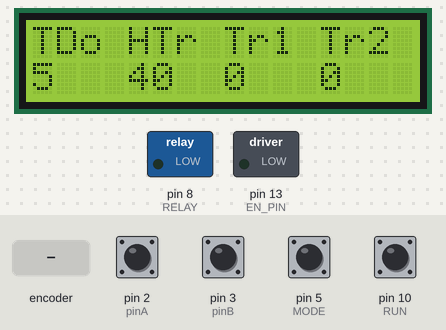
A sketch run on a simulated Arduino Uno, built with avr-gcc and run on an emulated ATmega328P. On the bench: 16×2 character LCD, switched loads named in the sketch (green lamp = pin HIGH). The inputs (shaded band) are chosen by the test bench; at power-on: pin 2 (pinA), pin 3 (pinB), pin 5 (MODE), pin 10 (RUN) HIGH. What the sketch prints to the serial monitor is not drawn.

Above: at 4.2 s.
4.3 s: pin 5 (MODE) pulled LOW for 0.15 s
At 4.9 s:
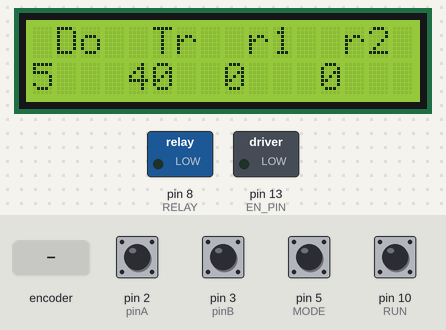
5.0 s: pin 5 (MODE) pulled LOW for 1 s
At 6.58 s:
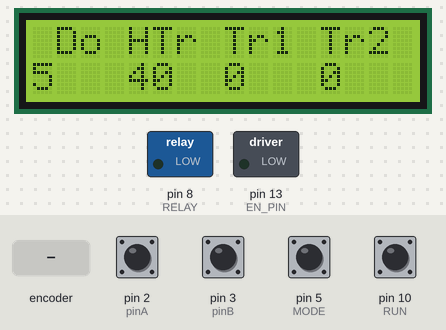
6.6 s: pin 5 (MODE) pulled LOW for 0.15 s
At 6.91 s:
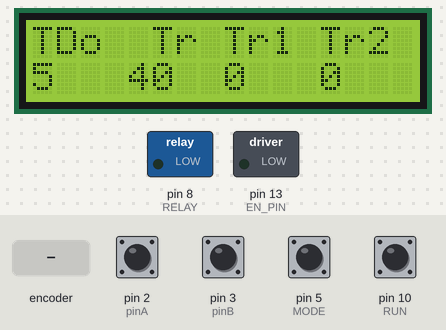
7.3 s: pin 5 (MODE) pulled LOW for 3.2 s
At 10.93 s:
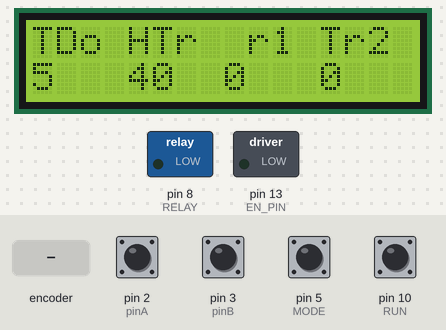
11.1 s: pin 5 (MODE) pulled LOW for 0.15 s
At 11.71 s:
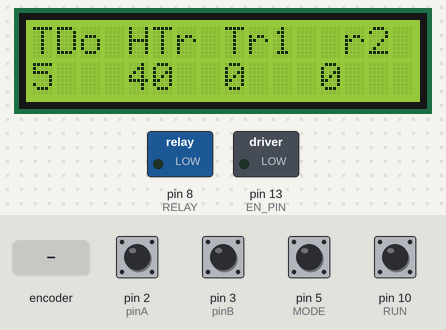
11.8 s: rotary encoder on pin 2 (pinA) / pin 3 (pinB) turned 1 step (first pin leading)
At 12.13 s:
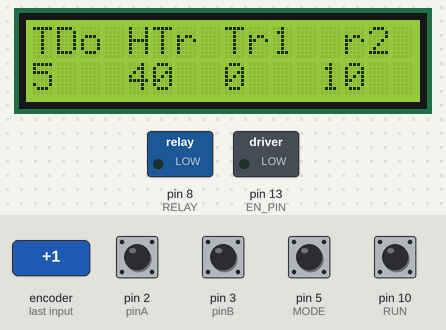
Timing chart, 0 to 14.5 s (numbered marks = the images above; inputs shaded):
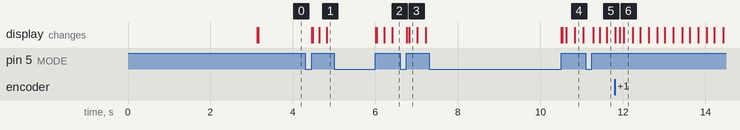

The sketch:

MayHanCell_20211010_12h22.ino
```cpp
#include <Wire.h>
#include <LiquidCrystal_I2C.h>
LiquidCrystal_I2C lcd(0x27, 16, 2); // or 0x3F

#define STATE_STARTUP 0
#define STATE_SPEED 1
#define STATE_SETX 2
#define STATE_MOVEX 3
#define STATE_LENGTH 4
#define STATE_DELAY 5
#define STATE_DELAY_INTERVAL 6
#define STATE_WAITSTART 7
#define STATE_MOVING 8
byte currentState = STATE_STARTUP;

// Define a stepper and the pins it will use
int PUL1_PIN = 11;
int DIR1_PIN = 12;
int EN_PIN = 13;
int RUN = 10; // button
int RELAY = 8;

//encoder
static int pinA = 2; // Our first hardware interrupt pin is digital pin 2
static int pinB = 3; // Our second hardware interrupt pin is digital pin 3
static int MODE = 5; //The select switch for our encoder.

volatile byte aFlag = 0; // let's us know when we're expecting a rising edge on pinA to signal that the encoder has arrived at a detent
volatile byte bFlag = 0; // let's us know when we're expecting a rising edge on pinB to signal that the encoder has arrived at a detent (opposite direction to when aFlag is set)
long encoderPos = 0; //this variable stores our current value of encoder position. Change to int or uin16_t instead of byte if you want to record a larger range than 0-255
long oldEncPos = 0; //stores the last encoder position value so we can compare to the current reading and see if it has changed (so we know when to print to the serial monitor)
volatile byte reading = 0; //somewhere to store the direct values we read from our interrupt pins before checking to see if we have moved a whole detent
//---------

float microStep = 4;
float angleStep = 1.8;
float disPerRound = 0.025; // round/mm, Exp: Vitme T8 --> 1/8=0.125
float stepsPerUnit = disPerRound * 360.0 * microStep / angleStep;

boolean DIR1 = LOW; // default direction
boolean _RELAY = LOW; // low level relay
float maxSpeeds = 400; // convert from mm/s to time delay
float positions = 0;
float target = 0;
boolean runDone = false;
//---------
float _speed = 5; // mm/s
float _posX = 0; // mm
float _length = 40; // mm
float _delay1 = 0; // s
float _delay2 = 0; // s

//----------
long t_wait = millis();

void setup() {
  // put your setup code here, to run once:
  Serial.begin(9600);
  pinMode(pinA, INPUT_PULLUP); // set pinA as an input, pulled HIGH to the logic voltage (5V or 3.3V for most cases)
  pinMode(pinB, INPUT_PULLUP); // set pinB as an input, pulled HIGH to the logic voltage (5V or 3.3V for most cases)
  pinMode(MODE, INPUT_PULLUP);
  attachInterrupt(0, PinA, RISING); // set an interrupt on PinA, looking for a rising edge signal and executing the "PinA" Interrupt Service Routine (below)
  attachInterrupt(1, PinB, RISING);
  pinMode(RUN , INPUT_PULLUP);
  //
  pinMode(EN_PIN, OUTPUT);
  digitalWrite(EN_PIN, LOW);
  //
  pinMode(RELAY, OUTPUT);
  digitalWrite(RELAY, _RELAY);
  //
  lcd.init();
  lcd.backlight();
  lcd.setCursor(0, 0); //frint from column 3, row 0
  lcd.print("** Hero Live **");
  lcd.setCursor(0, 1);
  lcd.print("Stepper Control");
  delay(3000);
  lcd.clear();
}

void loop() {
  updateState(currentState);
}

void updateState(byte aState) {
  // do state change
  switch (aState)
  {
    case STATE_STARTUP:
      Serial.println("STATE_STARTUP");
      digitalWrite(RELAY, _RELAY);
      setLCD();
      currentState = STATE_WAITSTART;
      Serial.println("STATE_WAITSTART");
      lcd.clear();
      break;
    case STATE_SETX:
      Serial.println("STATE_SETX");
      settingValue(currentState);
      setLCD();
      if (millis() - t_wait > 1000) {
        currentState = STATE_MOVEX;
        Serial.println("STATE_MOVEX");
      }
      target = _posX * stepsPerUnit;
      if (digitalRead(MODE) == 0) {
        currentState = STATE_SPEED;
        while (digitalRead(MODE) == 0);
        positions = 0;
        _posX = 0;
        lcd.clear();
      }
      break;
    case STATE_MOVEX:
      motorRun(PUL1_PIN, DIR1_PIN);
      if (positions == target) {
        currentState = STATE_SETX;
        t_wait = millis();
        //        lcd.clear();
      }
      break;
    case STATE_SPEED:
      Serial.println("STATE_SPEED");
      settingValue(currentState);
      maxSpeeds = round(1000000 / (_speed * stepsPerUnit));
      setLCD();
      if (digitalRead(MODE) == 0) {
        currentState = STATE_LENGTH;
        while (digitalRead(MODE) == 0);
        lcd.clear();
      }
      break;
    case STATE_LENGTH:
      Serial.println("STATE_LENGTH");
      settingValue(currentState);
      setLCD();
      if (digitalRead(MODE) == 0) {
        currentState = STATE_DELAY;
        while (digitalRead(MODE) == 0);
        lcd.clear();
      }
      break;
    case STATE_DELAY:
      Serial.println("STATE_DELAY");
      settingValue(currentState);
      setLCD();
      if (digitalRead(MODE) == 0) {
        currentState = STATE_DELAY_INTERVAL;
        while (digitalRead(MODE) == 0);
        lcd.clear();
        Serial.println("STATE_DELAY_INTERVAL");
      }
      break;
    case STATE_DELAY_INTERVAL:
      Serial.println("STATE_DELAY_INTERVAL");
      settingValue(currentState);
      setLCD();
      if (digitalRead(MODE) == 0) {
        currentState = STATE_WAITSTART;
        while (digitalRead(MODE) == 0);
        lcd.clear();
        Serial.println("STATE_WAITSTART");
      }
      break;
    case STATE_WAITSTART:
      settingValue(currentState);
      _posX = round(positions / stepsPerUnit);
      maxSpeeds = round(1000000 / (_speed * stepsPerUnit));
      setLCD();
      if (digitalRead(RUN) == 0) {
        currentState = STATE_MOVING;
        while (digitalRead(RUN) == 0);
        target = 0;
        runDone = false;
        Serial.println("STATE_MOVING");
      } else if (digitalRead(MODE) == 0) {
        currentState = STATE_SETX;
        while (digitalRead(MODE) == 0);
        lcd.clear();
        t_wait = millis();
      }
      break;
    case STATE_MOVING:
      motorRun(PUL1_PIN, DIR1_PIN);
      if (runDone == false) {
        if (positions == 0) {
          target = _length * stepsPerUnit;
          runDone = true;
          delay(200);
        }
      } else {
        if (positions == 0) {
          currentState = STATE_WAITSTART;
          runDone = false;
          Serial.println("STATE_WAITSTART");
        } else if (positions == _length * stepsPerUnit) {
          //Kich lan 1
          digitalWrite(RELAY, !_RELAY);
          delay(_delay1);
          digitalWrite(RELAY, _RELAY);
          //Khoang thoi gian kich giua 2 lan
          delay(_delay2);
          //Kich lan 2
          digitalWrite(RELAY, !_RELAY);
          delay(_delay1);
          digitalWrite(RELAY, _RELAY);
          target = 0;
        }
      }
      break;
  }
}

void setLCD() {
  char f1 = 'T';
  char f2 = 'H';
  char f3 = 'T';
  char f4 = 'T';
  if ((millis() * 5 / 1000) % 2 == 0) {
    switch (currentState)
    {
      case STATE_SPEED:
        f1 = ' ';
        break;
      case STATE_LENGTH:
        f2 = ' ';
        break;
      case STATE_DELAY:
        f3 = ' ';
        break;
      case STATE_DELAY_INTERVAL:
        f4 = ' ';
        break;
      case STATE_SETX:
        f1 = ' ';
        f2 = ' ';
        f3 = ' ';
        f4 = ' ';
        break;
    }
  }
  lcd.setCursor(0, 0);
  lcd.print(f1);
  lcd.print("Do");
  lcd.setCursor(4, 0);
  lcd.print(f2);
  lcd.print("Tr");
  lcd.setCursor(8, 0);
  lcd.print(f3);
  lcd.print("r1");
  lcd.setCursor(12, 0);
  lcd.print(f4);
  lcd.print("r2");

  lcd.setCursor(0, 1);
  lcd.print(_speed, 0);
  lcdSpace(4 - numDigit(_speed));
  lcd.setCursor(4, 1);
  lcd.print(_length, 0);
  lcdSpace(4 - numDigit(_length));
  lcd.setCursor(8, 1);
  lcd.print(_delay1, 0);
  //  lcdSpace(4 - numDigit(_delay1));
  lcd.setCursor(12, 1);
  lcd.print(_delay2, 0);
  lcd.print(" ");
}
//Menu


//-------Encoder reading-------------
void PinA() {
  cli(); //stop interrupts happening before we read pin values
  reading = PIND & 0xC; // read all eight pin values then strip away all but pinA and pinB's values
  if (reading == B00001100 && aFlag) { //check that we have both pins at detent (HIGH) and that we are expecting detent on this pin's rising edge

    encoderPos --; //decrement the encoder's position count
    bFlag = 0; //reset flags for the next turn
    aFlag = 0; //reset flags for the next turn
  }
  else if (reading == B00000100) bFlag = 1; //signal that we're expecting pinB to signal the transition to detent from free rotation
  sei(); //restart interrupts
}

void PinB() {
  cli(); //stop interrupts happening before we read pin values
  reading = PIND & 0xC; //read all eight pin values then strip away all but pinA and pinB's values
  if (reading == B00001100 && bFlag) { //check that we have both pins at detent (HIGH) and that we are expecting detent on this pin's rising edge
    encoderPos ++; //increment the encoder's position count
    bFlag = 0; //reset flags for the next turn
    aFlag = 0; //reset flags for the next turn
  }
  else if (reading == B00001000) aFlag = 1; //signal that we're expecting pinA to signal the transition to detentom  rotation
  sei(); //restart interrupts
}

//---------------------------
float settingValue(byte mode) {
  int count = 0;
  if (oldEncPos != encoderPos) {
    if (oldEncPos < encoderPos) {
      count++;
    } else {
      count--;
    }
    oldEncPos = encoderPos;
    switch (mode)
    {
      case STATE_SPEED:
      //      case STATE_WAITSTART:
      case STATE_MOVING:
        _speed = _speed + count;
        _speed = _speed > 0 ? _speed : 1;
        Serial.println(_speed);
        break;
      case STATE_SETX:
        _posX = _posX + count;
        Serial.println(_posX);
        break;
      case STATE_LENGTH:
        _length = _length + count;
        _length = _length > 0 ? _length : 0;
        Serial.println(_length);
        break;
      case STATE_DELAY:
        _delay1 = _delay1 + 10 * count;
        _delay1 = _delay1 > 0 ? _delay1 : 0;
        Serial.println(_delay1);
        break;
      case STATE_DELAY_INTERVAL:
        _delay2 = _delay2 + 10 * count;
        _delay2 = _delay2 > 0 ? _delay2 : 0;
        Serial.println(_delay2);
        break;
    }
  }
}
//------------------------
int numDigit(float n) {
  int count = 0;
  long num = (long)n;
  String str = "";     // empty string
  str.concat(num);
  count = str.length();
  return count;
}
//------------------------
void lcdSpace(int n) {
  for (int i = 0; i < n; i++) {
    lcd.print(" ");
  }
}
//------------------------
void motorRun(int pul, int dir) {
  if (positions != target) {
    if (positions < target) {
      digitalWrite(dir, DIR1);
      positions++;
    } else {
      digitalWrite(dir, !DIR1);
      positions--;
    }
    digitalWrite(pul, HIGH);
    delayMicroseconds(0.4 * maxSpeeds);
    digitalWrite(pul, LOW);
    delayMicroseconds(0.6 * maxSpeeds);
  }
}
```

Measured:
- after the input at 4.3 s, the display: first changes after 0.15 s (image 1 shows a later state)
- after the input at 5.0 s, the display: first changes after 1.0 s (image 2 shows a later state)
- after the input at 6.6 s, the display: first changes after 0.15 s (image 3 shows a later state)
- after the input at 7.3 s, the display: first changes after 3.2 s (image 4 shows a later state)
- after the input at 11.1 s, the display: changes after 0.18 s (image 5)
- after the input at 11.8 s, the display: first differs from a run without the input after 0.12 s (image 6 shows a later state)
